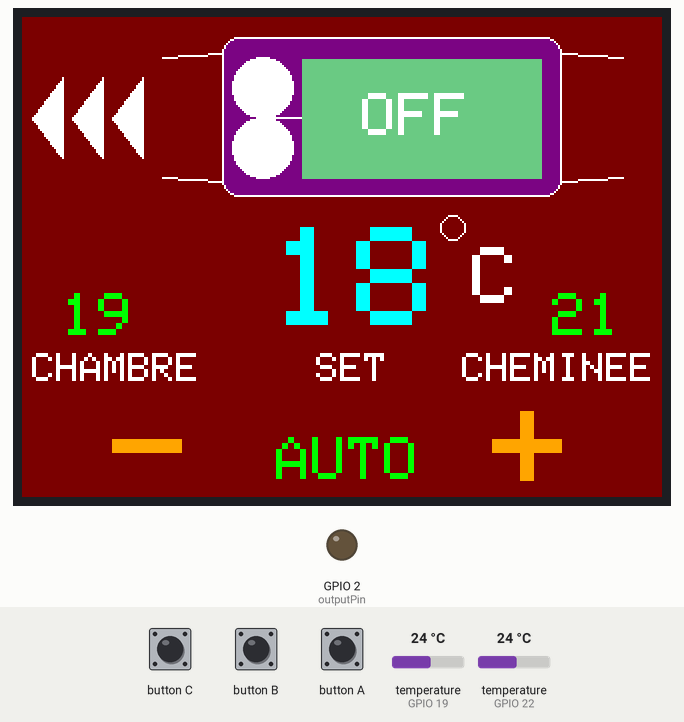
Simulated run of this sketch. Board: ESP32. Shown: 320×240 colour display, output pins drawn as LEDs (lit = HIGH). Inputs (shaded band) come from the test bench; at power-on: temperature (sensors on GPIO 19, GPIO 22) 24 °C.

Above: at 3.0 s.
3.1 s: button C pressed for 3.2 s
At 5.7 s:
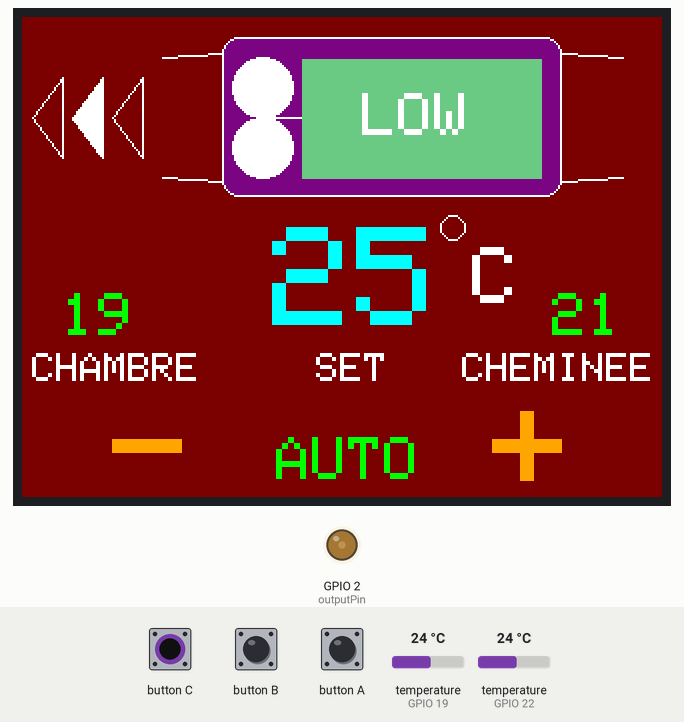
8.8 s: button B pressed for 0.15 s
At 9.9 s:
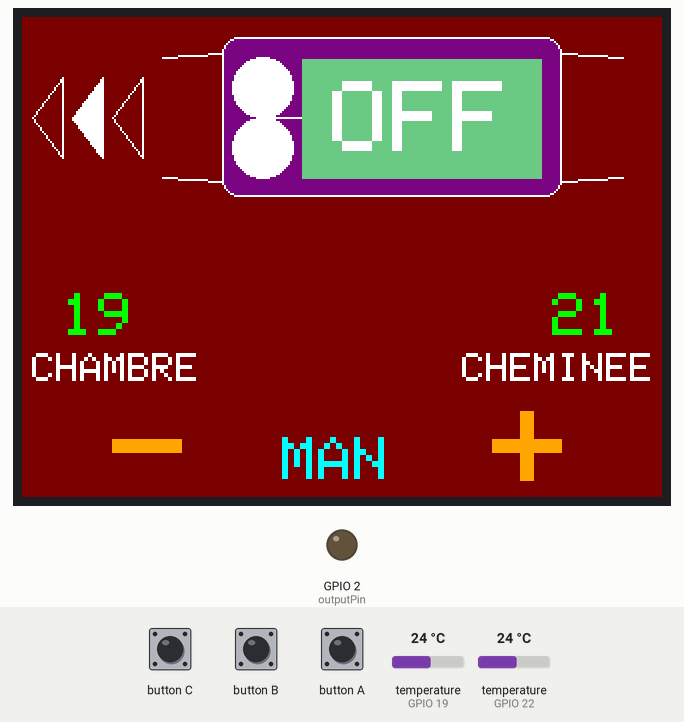
10.4 s: button C pressed for 3.2 s
At 13.07 s:
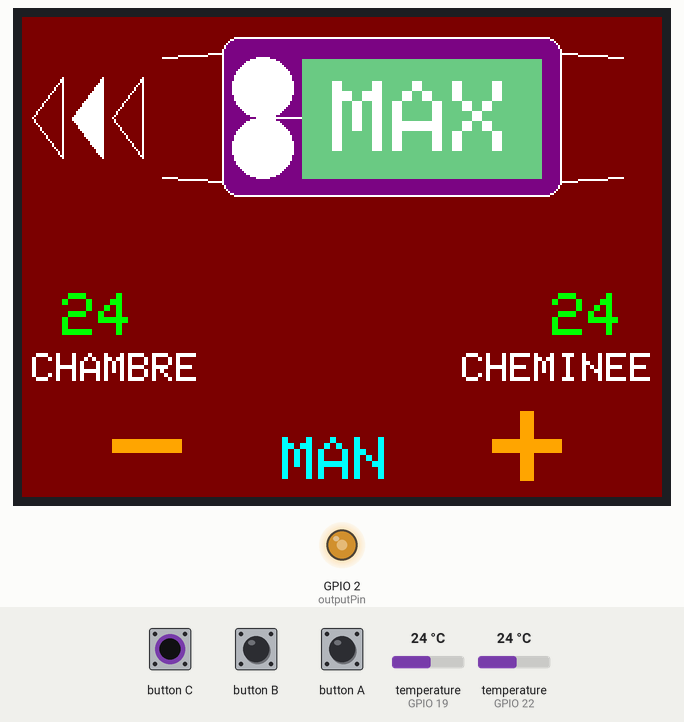
14.2 s: button A pressed for 0.15 s
At 15.4 s:
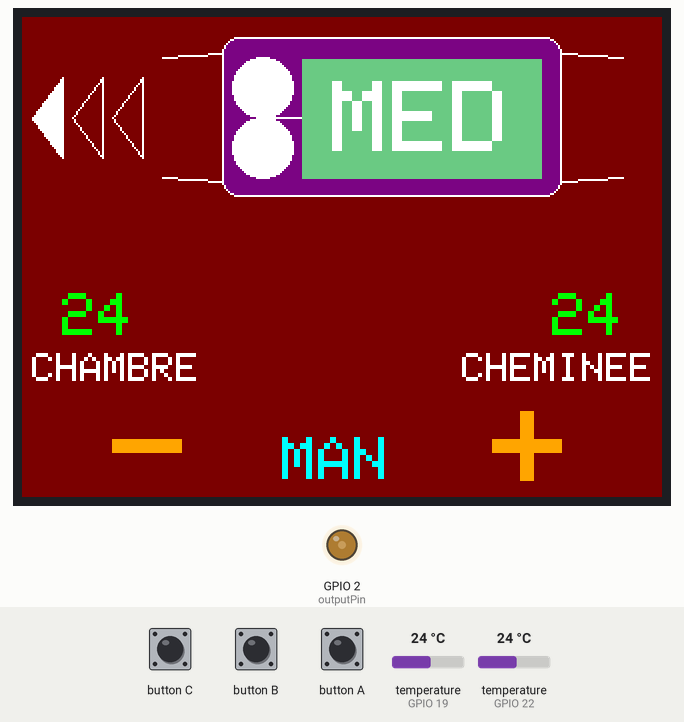
17.7 s: button B pressed for 1 s
At 20.9 s:
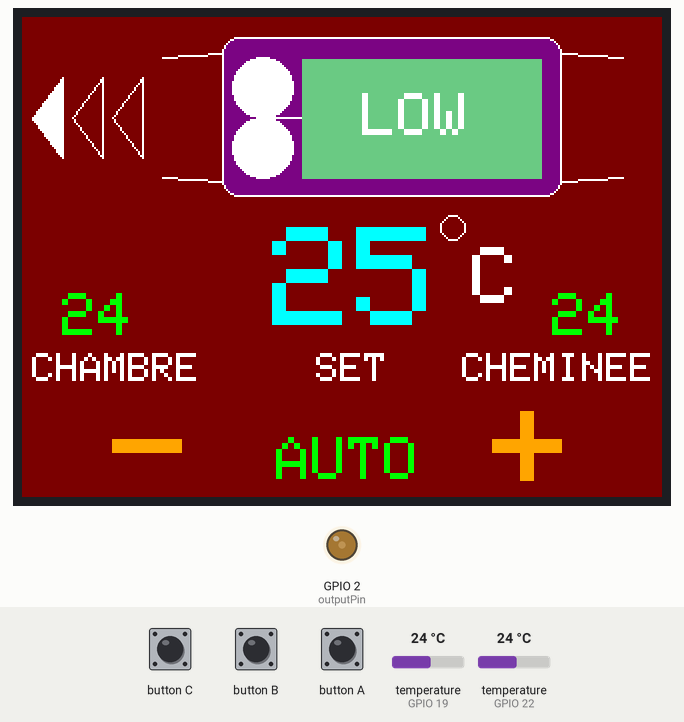
23.0 s: temperature (sensor on GPIO 19) set to 12.6 °C
At 32.3 s:
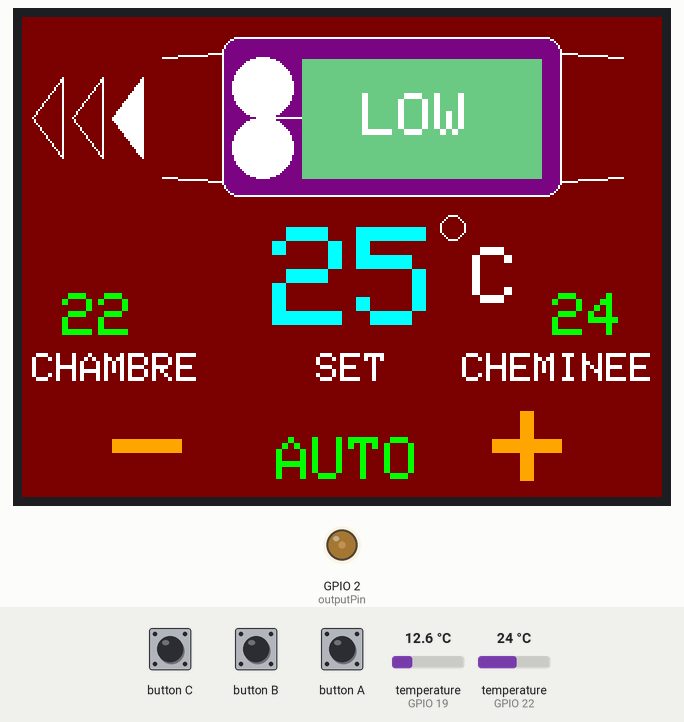
33.0 s: temperature (sensor on GPIO 19) set to 11.7 °C
Timing chart, 0 to 43.0 s (numbered marks = the images above; inputs shaded):
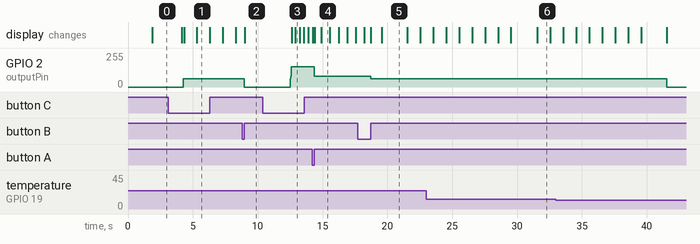

The sketch:

ventilateur_de_chauffage.ino
```cpp
/*
 *********** programme principal
 * by FSA
 ***********
 Version 13 : premiere version fonctionelle
 modif du 14/12/23 : a faire
 - supprimer la lecture de T1 si on a la valeur -12   <--- fait
 - corrigé ecran et supprimé boite grise externe      <--- fait
 - reduire la tempo de filtrage                     <--- fait, passe a 6 secondes
 - modifier les valeurs de temperature mini pour 25 degres  <--- fait
 - ajouté securité high temp ; si T2 superieur a 60 degres, 80 degres, etc... et en manuel aussi  <--- fait
 - creer un fonctionnement correct de sortie de veille sans alterer les entrées   <--- fait
Version 14: corriger bugs mineurs:
 - corriger partie securite high temp  <--- fait
 - affichage rouge high temp   <--- fait
 - corriger bug mineur reset   <--- fait
 - corriger affichage T2 coté droit  <--- fait
 - introduire if DEF debug   <--- fait
 - filtrer erreur lecture T2 -127

 */
// #define DEBUG 1   // pour utiliser les fonctions print du debugging, sinon le commenter //

#include <M5Stack.h>
#include <OneWire.h>  // necessaire pour le DS18B20
#include <DallasTemperature.h>  // pour DS18B20
#include <RBDdimmer.h>//  Pour le circuit de commande a triac

const int SENSOR_1_PIN = 19 ; // M5stack pin connected to DS18B20 sensor 1 data pin , temp chambre, "T1"
const int SENSOR_2_PIN = 22 ; // M5stack pin connected to DS18B20 sensor 2 data pin , temp coté insert, "T2"

OneWire oneWire1(SENSOR_1_PIN);         // setup a oneWire instance
OneWire oneWire2(SENSOR_2_PIN);         // setup another oneWire instance

DallasTemperature tempSensor1(&oneWire1); // pass oneWire to DallasTemperature library
DallasTemperature tempSensor2(&oneWire2); // pass oneWire to DallasTemperature library

float T1 = 19;    // temperature in Celsius 1, filtrée sur 10 secondes ; coté chambre
float oldT1 = 19;
float T2 = 21;    // temperature in Celsius 2, filtrée sur 10 secondes ; coté cheminée
float oldT2 = 21;
float Demande  ;   //  = Tset - T2
float tempCelsius1;    // temperature in Celsius 1
float oldTemp1 ,  oldTemp2 ;       // ancienne valeur de tempCelsius1 et 2
float tempCelsius2;    // temperature in Celsius 2
float DeltaT;       // Différence entre T1 et T2
float Tset = 18 ;        // Temperature Set, float value;  18 sera la temperature de depart

int T1int = 19;   // C est l integer de T1
int T2int = 21;   //C est l integer de T2
int Tsetint = 20;    // set temperature, integer for display
int oldTset = 20 ;
int Puissance = 0 ; // puissance moteur 0=OFF 1=LOW , 2=MED , 3=MAX
int oldPuissance = 0;
bool auto_ = true ;  //  mode AUTO=true ou mode MANuel = 0
bool oldauto_ = true ;
bool veille = false ;  // true si en veille
unsigned long  T   ;           // for counting millis
unsigned long NewMillis, temps1;
unsigned long temps2 ; // pour compter la mise en veille
unsigned long tempsAnim = 0;  // reference de temps pour l animation des triangles
int etapeAnim = 0;           // etape courante de l animation (0 a 2)
int oldEtapeAnim = -1;       // pour redessiner seulement si l etape change
                    // doivent etre des "unsigned long"
int outVal = 10;  // puissance demandée, de 0 à 100

// For Dimmer ;
 #define outputPin  2  //  remplace la pin 23, PSM
 #define zerocross  21  // for boards with CHANGEABLE input pins
 dimmerLamp dimmer(outputPin, zerocross); //initialise port for dimmer for ESP8266, ESP32,

void setup() {

  M5.begin();        // Init M5Core    //
  M5.Speaker.begin();
  M5.Speaker.write(0);   // met la sortie DAC à 0, coupe le bruit
// couper le haut-parleur, supprime le grésillement
#ifdef DEBUG  Serial.begin(115200); // initialize serial
  Serial.println("Demarrage...");
#endif
  tempSensor1.begin();    // initialize sensor T1
  tempSensor2.begin();    // initialize sensor T2
  dimmer.begin(NORMAL_MODE, ON); //dimmer initialisation: name.begin(MODE, STATE)

  // COMPTAGE DU TEMPS
  temps1 = millis();           //temps au startup
  temps2 = temps1;             //reference de temps pour la mise en veille

   // INITIALISATION DU FILTRE DE TEMPERATURE :
  tempSensor1.requestTemperatures();             // send the command to get temperature 1
  T1 = tempSensor1.getTempCByIndex(0);  // read temperature in Celsius
  tempSensor2.requestTemperatures();             // send the command to get temperature 2
  T2 = tempSensor2.getTempCByIndex(0);  // read temperature in Celsius

 //  AFFICHAGE COMPLET
    affichage ();  // voir tab affichage
  M5.Lcd.setBrightness(100) ;

}
void loop() {
  // AFFICHAGE PARTIEL
  affichage_partiel ();
  // ANIMATION DES TRIANGLES
  if (!veille && Puissance > 0) {animation_triangles ();}
  // TEMPERATURE TOUTE LES 10 SECONDES :
  temps1 = millis();
  if ((temps1 - NewMillis) >= 10000) {NewMillis = temps1; Every10s();}  // a faire toute les 10 secondes
  // MISE EN VEILLE DE L ECRAN
  if (!veille ) {
                 if ((temps1 - temps2) > 300000UL) {    // 300000 ms Correspond a 5 Minutes
                    M5.Lcd.setBrightness(0) ;
                    M5.Lcd.sleep();
                    veille = true ;
                   }
                }
                if (veille) {
  M5.update();  // update keys
  if (M5.BtnA.isPressed() || M5.BtnB.isPressed() || M5.BtnC.isPressed() ) {M5.Lcd.wakeup() ; M5.Lcd.setBrightness(255) ;temps2 = temps1 ;veille = false ; }   // REVEIL
                } ;
// */
  //TEST DES BOUTONS
 M5.update();  // Read the press state of the key.
 if ((M5.BtnA.wasReleased() || M5.BtnA.pressedFor(1000,200)) && (temps1 - temps2) >= 1000)    ///  condition (temps1 - temps2) >=1000  pour la sortie de veille, reveil sans action
     {
      if (auto_ == true) {
      Tset--;
      if (Tset <= 14) {Tset = 14;}; }
      else {
      Puissance--;
      if (Puissance <=0) {Puissance = 0;}
      }
      }
    else if ((M5.BtnB.wasReleased() || M5.BtnB.pressedFor(1000,200) )&& (temps1 - temps2) >= 1000)
    {
      auto_ = !auto_;
      Puissance = 0 ;  // pour demarrer à 0 en manuel
     }
    else if ((M5.BtnC.wasReleased() || M5.BtnC.pressedFor(1000,200) )&& (temps1 - temps2) >= 1000)
    {
      if (auto_ == true) {
      Tset++;
      if (Tset >= 25) {Tset = 25;}; }
      else {
      Puissance++;
      if (Puissance >=3) {Puissance = 3;}
      }
    }
    else if (M5.BtnB.pressedFor(3000))
    { delay (2000); M5.Power.reset();  } // reset apres 3 secondes  sur B
    //  CHOIX DE PUISSANCE
    if (auto_== true){    // CHOIX EN MODE AUTOMATIQUE
    choix () ;    // prog de choix et retour
        }  // fin si
  // SECURITE HIGH TEMP
      if (T2 > 70)      {Puissance = max(Puissance, 1);}   // minimum de ventilation par securite, meme en manuel
      if (T2 > 80)      {Puissance = max(Puissance, 2);}   // minimum de ventilation par securite, meme en manuel
      if (T2 > 85)      {Puissance = max(Puissance, 3);}   // minimum de ventilation par securite, meme en manuel
 // ORDRE DE PUISSANCE
   if (Puissance == 0) {dimmer.setPower(0); } //  OFF
   if (Puissance == 1) {dimmer.setPower(24); } //  LOW
   if (Puissance == 2) {dimmer.setPower(31); } //  MED
   if (Puissance == 3) {dimmer.setPower(60); } //  MAX

}  // end loop
void choix () {
  Demande = (Tset - T1);   // DEMANDE
     DeltaT = T2 - T1;   // DELTA T2 - T1
       Puissance = 0 ;   // dans tous les cas
     if (T1 > Tset) {Puissance = 0 ; return ;} ;                //  demande inférieure a temperature actuelle
     if (T2 < 20)   {Puissance = 0 ; return ;} ;                //  cheminée trop froide
     if (Demande > 3 && DeltaT > 20 ) {Puissance = 3 ; return ;} ;   //  demande plus de trois degres et delta T plus de 10 degres
     if (Demande > 3 && DeltaT > 10 ) {Puissance = 2 ; return ; } ;   //  demande plus de trois degres et delta T plus de 5 degres
     if (Demande > 2 && DeltaT > 10 ) {Puissance = 2 ; return ;} ;  //   demande plus de trois degres et delta T faible
     if (Demande >= 1 && DeltaT > 10 ) {Puissance = 1 ; return ;} ;   //  demande plus de un degres et delta T plus de 5 degres

     if (DeltaT < 2)  {Puissance = 1 ; return ;} ;                 //  tres peu de chauffe
     if (DeltaT < 1)  {Puissance = 0 ; return ;} ;                 //  trop peu de chauffe
}

//  ANIMATION DES TROIS TRIANGLES :
//  un cycle dure 3 s (P=1), 2 s (P=2), 1 s (P=3)
//  chaque cycle allume successivement le triangle droite, milieu, gauche
void animation_triangles () {
  if (Puissance == 0) return;                       // rien a animer
  unsigned long dureeCycle = (Puissance == 1) ? 3000UL : (Puissance == 2) ? 2000UL : 1000UL;
  unsigned long maintenant = millis();
  if ((maintenant - tempsAnim) >= dureeCycle) {tempsAnim = maintenant;}  // debut d un nouveau cycle
  etapeAnim = ((maintenant - tempsAnim) * 3 / dureeCycle);               // 0, 1 ou 2
  if (etapeAnim == oldEtapeAnim) return;          // pas de changement, rien a redessiner
  oldEtapeAnim = etapeAnim;
  // eteindre les trois triangles (contour blanc sur fond brun)
  M5.Lcd.fillTriangle( 20,30,5,50,20,70, 0x7800);
  M5.Lcd.drawTriangle( 20,30,5,50,20,70, WHITE);
  M5.Lcd.fillTriangle( 40,30,25,50,40,70, 0x7800);
  M5.Lcd.drawTriangle( 40,30,25,50,40,70, WHITE);
  M5.Lcd.fillTriangle( 60,30,45,50,60,70, 0x7800);
  M5.Lcd.drawTriangle( 60,30,45,50,60,70, WHITE);
  // allumer le triangle de l etape courante
  if (etapeAnim == 0) {M5.Lcd.fillTriangle( 60,30,45,50,60,70, WHITE);}  // droite
  if (etapeAnim == 1) {M5.Lcd.fillTriangle( 40,30,25,50,40,70, WHITE);}  // milieu
  if (etapeAnim == 2) {M5.Lcd.fillTriangle( 20,30,5,50,20,70, WHITE);}  // gauche
}
```

affichage.ino
```cpp
void affichage ()
{
   // AFFICHAGE ECRAN   ///////////////////
    M5.Lcd.fillScreen(0x7800);  // Set the screen background dark brown
   // M5.Lcd.drawRect(0,0,319,239, LIGHTGREY);
    M5.Lcd.fillTriangle( 20,30,5,50,20,70, WHITE);
    M5.Lcd.fillTriangle( 40,30,25,50,40,70, WHITE);
    M5.Lcd.fillTriangle( 60,30,45,50,60,70, WHITE);
    M5.Lcd.fillRoundRect (100, 10, 170, 80, 8, 0x7830);  // boite gris arrendondie
    M5.Lcd.drawRoundRect (100, 10, 170, 80, 8, WHITE);    // contour blanc arroundi
    M5.Lcd.drawLine (70, 20, 100, 18, WHITE);
    M5.Lcd.drawLine (70, 80, 100, 82, WHITE);
    M5.Lcd.drawLine (270, 82, 300, 80,WHITE);
    M5.Lcd.drawLine (270, 18, 300, 20,WHITE);
    // fond interieur supprimé : la boite arrondie 0x7830 suffit
    M5.Lcd.drawLine (120, 50, 140, 50,WHITE);
    M5.Lcd.fillCircle (120, 35, 15,WHITE);
    M5.Lcd.fillCircle (120, 65, 15,WHITE);
    M5.Lcd.fillRect (140, 21, 120, 60, 0xc36e50);
    M5.Lcd.drawRoundRect (140, 21, 120, 60,5,WHITE);
  // valeur OFF/LOW/MED/MAX
  if (Puissance == 0) {
    M5.Lcd.fillRect (145, 25, 110, 50, 0xc36e50);
    M5.Lcd.setCursor(176,38);
    M5.Lcd.setTextColor(TFT_WHITE);
    M5.Lcd.setTextSize(3);
    M5.Lcd.println("OFF");
    // 166, 38, "LOW", lcd.FONT_DejaVu24, 0xFFFFFF, rotate=0
  }
if (Puissance == 1) {
    M5.Lcd.fillRect (145, 25, 110, 50, 0xc36e50);
    M5.Lcd.setCursor(176,38);
    M5.Lcd.setTextColor(TFT_WHITE);
    M5.Lcd.setTextSize(3);
    M5.Lcd.println("LOW");
    // 166, 38, "LOW", lcd.FONT_DejaVu24, 0xFFFFFF, rotate=0
  }
  if (Puissance == 2) {
    M5.Lcd.fillRect (145, 25, 110, 50, 0xc36e50);
    M5.Lcd.setCursor(176,38);
    M5.Lcd.setTextColor(TFT_WHITE);
    M5.Lcd.setTextSize(3);
    M5.Lcd.println("MED");
    // 166, 38, "LOW", lcd.FONT_DejaVu24, 0xFFFFFF, rotate=0
  }
  if (Puissance == 3) {
    M5.Lcd.fillRect (145, 25, 110, 50, 0xc36e50);
    M5.Lcd.setCursor(176,38);
    M5.Lcd.setTextColor(TFT_WHITE);
    M5.Lcd.setTextSize(3);
    M5.Lcd.println("MAX");
    // 166, 38, "LOW", lcd.FONT_DejaVu24, 0xFFFFFF, rotate=0
  }
    //   partie centrale /////////////////
    // seulement si en mode AUTO
    if (auto_ == true) {
    M5.Lcd.setTextColor(CYAN);
    M5.Lcd.setCursor(125,105);
    M5.Lcd.setTextSize(7);
    Tsetint = int (Tset) ;   // transforme un float en integer
    M5.Lcd.println (Tsetint);
    M5.Lcd.setTextColor(WHITE);
    M5.Lcd.drawCircle (215, 105, 6,WHITE);
    M5.Lcd.setTextSize(4);
    M5.Lcd.setCursor(225,115);
    M5.Lcd.println("C");
    }
    else // sinon afficher en couleur fond d'ecran
    {
    M5.Lcd.setTextColor(0x7800);
    M5.Lcd.drawCircle (215, 105, 6,0x7800);
    M5.Lcd.setTextSize(4);
    M5.Lcd.setCursor(225,115);
    M5.Lcd.println("C");
    M5.Lcd.setCursor(147,168);
    M5.Lcd.println("SET");
    }
//  partie du bas     //////////////////////
    M5.Lcd.setTextColor(GREEN);
    M5.Lcd.setCursor(20,138);
    M5.Lcd.setTextSize(3);
    M5.Lcd.println(T1int);
    M5.Lcd.setCursor(265,138);
    M5.Lcd.println(T2int);
    M5.Lcd.setTextSize(2);
    M5.Lcd.setTextColor(WHITE);
    M5.Lcd.setCursor(5,168);
    M5.Lcd.println("CHAMBRE");
    M5.Lcd.setCursor(147,168);
    M5.Lcd.println("SET");
    M5.Lcd.setCursor(220,168);
    M5.Lcd.println("CHEMINEE");

    if (auto_ == true) {
    M5.Lcd.setTextColor(GREEN);
    M5.Lcd.setTextSize(3);
    M5.Lcd.setCursor(127,210);
    M5.Lcd.println("AUTO");
    }
    else {
    M5.Lcd.setTextColor(CYAN);
    M5.Lcd.setTextSize(3);
    M5.Lcd.setCursor(130,210);
    M5.Lcd.println("MAN");
    }
    M5.Lcd.setTextColor(ORANGE);
    M5.Lcd.setTextSize(7);
    M5.Lcd.setCursor(45,190);
    M5.Lcd.println("-");
    M5.Lcd.setCursor(235,190);
    M5.Lcd.println("+");

}
```

affichage_partiel.ino
```cpp
void affichage_partiel ()
{
  // les variables sont : Tset,T1,T2,auto_,Puissance,auto_
  // pas d'affichage si les variables n ont pas changé :
  if (!(oldTset!=Tset || oldT1!=T1 || oldT2!=T2 || oldPuissance!=Puissance || oldauto_!= auto_ )) {return;}
  else {
    oldTset = Tset ;
    oldT1 = T1 ;
    oldT2 = T2 ;
    oldPuissance = Puissance;
    oldauto_ = auto_;
  }
   // AFFICHAGE ECRAN   ///////////////////
   // TRIANGLES : dessines par animation_triangles () dans la boucle
   // PARTIE DU HAUT
     M5.Lcd.fillRect (140, 21, 120, 60, 0xc36e50);
   // M5.Lcd.drawRoundRect (140, 21, 120, 60,5,WHITE);
  // valeur OFF/LOW/MED/MAX
     M5.Lcd.setTextColor(TFT_WHITE);    // COULEUR TOUJOURS BLANC
     if (auto_ == true) {M5.Lcd.setTextSize(3);M5.Lcd.setCursor(170,38);}
     else {M5.Lcd.setTextSize(5);    M5.Lcd.setCursor(155,32);}
    if (Puissance == 0) {
    M5.Lcd.fillRect (145, 25, 110, 50, 0xc36e50);
    M5.Lcd.println("OFF");
    // 166, 38, "LOW", lcd.FONT_DejaVu24, 0xFFFFFF, rotate=0
  }
if (Puissance == 1) {
    M5.Lcd.fillRect (145, 25, 110, 50, 0xc36e50);
    M5.Lcd.println("LOW");
    // 166, 38, "LOW", lcd.FONT_DejaVu24, 0xFFFFFF, rotate=0
  }
  if (Puissance == 2) {
    M5.Lcd.fillRect (145, 25, 110, 50, 0xc36e50);
    M5.Lcd.println("MED");
    // 166, 38, "LOW", lcd.FONT_DejaVu24, 0xFFFFFF, rotate=0
  }
  if (Puissance == 3) {
    M5.Lcd.fillRect (145, 25, 110, 50, 0xc36e50);
    M5.Lcd.println("MAX");
    // 166, 38, "LOW", lcd.FONT_DejaVu24, 0xFFFFFF, rotate=0
  }
    //   partie centrale /////////////////
    M5.Lcd.fillRect (10,100,195,65,0x7800);  // background texte en  0x7800
  if (auto_ == true) {
    M5.Lcd.setTextColor(CYAN);
    M5.Lcd.setCursor(125,105);
    M5.Lcd.setTextSize(7);
    Tsetint = int (Tset) ;   // transforme un float en integer
    M5.Lcd.println (Tsetint);
    M5.Lcd.setTextColor(WHITE);
    M5.Lcd.drawCircle (215, 105, 6,WHITE);
    M5.Lcd.setTextSize(4);
    M5.Lcd.setCursor(225,115);
    M5.Lcd.println("C");
    }
    else // sinon afficher en couleur fond d'ecran
    {
    M5.Lcd.setTextColor(0x7800);
    M5.Lcd.drawCircle (215, 105, 6,0x7800);
    M5.Lcd.setTextSize(4);
    M5.Lcd.setCursor(225,115);
    M5.Lcd.println("C");
    M5.Lcd.setCursor(147,168);
    M5.Lcd.println("SET");
    }
//  partie du bas     //////////////////////
if (auto_==true) {
    M5.Lcd.setTextColor(WHITE);
    M5.Lcd.setTextSize(2);
    M5.Lcd.setCursor(147,168);
    M5.Lcd.println("SET");
    }
    else {
    M5.Lcd.setTextColor(0x7800);
    M5.Lcd.setTextSize(2);
    M5.Lcd.setCursor(147,168);
    M5.Lcd.println("SET");
    }
    M5.Lcd.setTextColor(GREEN);
    M5.Lcd.setCursor(20,138);
    M5.Lcd.setTextSize(3);
    M5.Lcd.println(T1int);
    M5.Lcd.fillRect (258, 128, 55, 35,0x7800);  // background texte en  0x7800
    M5.Lcd.setTextColor(GREEN);
    if (T2 >= 70) {M5.Lcd.setTextColor(ORANGE);} ;
    if (T2 >= 75) {M5.Lcd.setTextColor(RED);} ;
    M5.Lcd.setCursor(265,138);
    M5.Lcd.println(T2int);
    M5.Lcd.setTextSize(2);

      if (auto_ == true) {
    M5.Lcd.setTextColor(GREEN);
    M5.Lcd.setTextSize(3);
    M5.Lcd.setCursor(127,210);
    M5.Lcd.fillRect (122, 202, 80, 30,0x7800);  // background texte en  0x7800
    M5.Lcd.println("AUTO");
    }
    else {
    M5.Lcd.setTextColor(CYAN);
    M5.Lcd.setTextSize(3);
    M5.Lcd.fillRect (122, 202, 80, 30,0x7800);  // background texte en  0x7800
    M5.Lcd.setCursor(130,210);
    M5.Lcd.println("MAN");
    }


}
```

Source omitted: every10s.ino (2050 bytes)

Measured:
- after the input at 3.1 s, GPIO 2 (outputPin): 0/255 → 61/255 after 1.2 s; the display: first changes after 1.0 s (image 1 shows a later state)
- after the input at 8.8 s, GPIO 2 (outputPin): 61/255 → 0/255 after 0.15 s; the display: changes after 0.18 s (image 2)
- after the input at 10.4 s, GPIO 2 (outputPin): 0/255 → 153/255 after 2.1 s; the display: first changes after 2.2 s (image 3 shows a later state)
- after the input at 14.2 s, GPIO 2 (outputPin): 153/255 → 79/255 after 0.15 s
- after the input at 17.7 s, GPIO 2 (outputPin): 79/255 → 61/255 after 1.0 s
- what the display in image 4 shows lasts 0.7 s, from 14.9 s to 15.6 s
- what the display in image 5 shows lasts 1.9 s, from 19.6 s to 21.5 s
